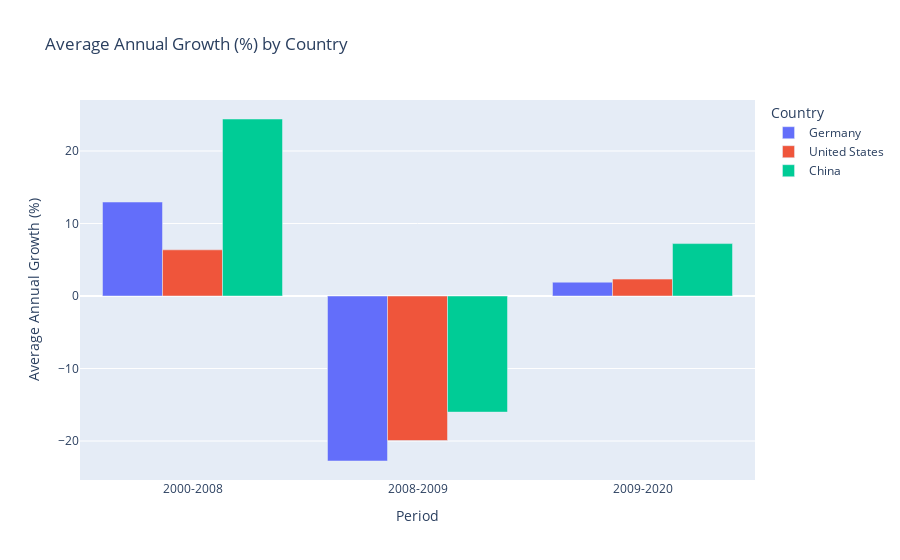

Notebook code for this chart:
### Code cell
fig_annual = px.bar(growth_df, x='Period', y='Average Annual Growth (%)', color='Country', 
                    title='Average Annual Growth (%) by Country', barmode='group')

fig_annual.show()
pio.write_html(fig_annual, file=f'graphs/cda/annual_growth.html', auto_open=False)

### Figure 1 — Plotly figure (JSON) as saved in the notebook; plotly's stock layout.template omitted (floating-point values rounded to 4 significant figures)
{"data": [{"alignmentgroup": "True", "hovertemplate": "Country=Germany<br>Period=%{x}<br>Average Annual Growth (%)=%{y}<extra></extra>", "legendgroup": "Germany", "marker": {"color": "#636efa", "pattern": {"shape": ""}}, "name": "Germany", "offsetgroup": "Germany", "orientation": "v", "showlegend": true, "textposition": "auto", "type": "bar", "x": ["2000-2008", "2008-2009", "2009-2020"], "xaxis": "x", "y": [12.96, -22.75, 1.907], "yaxis": "y"}, {"alignmentgroup": "True", "hovertemplate": "Country=United States<br>Period=%{x}<br>Average Annual Growth (%)=%{y}<extra></extra>", "legendgroup": "United States", "marker": {"color": "#EF553B", "pattern": {"shape": ""}}, "name": "United States", "offsetgroup": "United States", "orientation": "v", "showlegend": true, "textposition": "auto", "type": "bar", "x": ["2000-2008", "2008-2009", "2009-2020"], "xaxis": "x", "y": [6.37, -19.93, 2.334], "yaxis": "y"}, {"alignmentgroup": "True", "hovertemplate": "Country=China<br>Period=%{x}<br>Average Annual Growth (%)=%{y}<extra></extra>", "legendgroup": "China", "marker": {"color": "#00cc96", "pattern": {"shape": ""}}, "name": "China", "offsetgroup": "China", "orientation": "v", "showlegend": true, "textposition": "auto", "type": "bar", "x": ["2000-2008", "2008-2009", "2009-2020"], "xaxis": "x", "y": [24.42, -16.01, 7.233], "yaxis": "y"}], "layout": {"barmode": "group", "legend": {"title": {"text": "Country"}, "tracegroupgap": 0}, "title": {"text": "Average Annual Growth (%) by Country"}, "xaxis": {"anchor": "y", "domain": [0, 1], "title": {"text": "Period"}}, "yaxis": {"anchor": "x", "domain": [0, 1], "title": {"text": "Average Annual Growth (%)"}}}}
